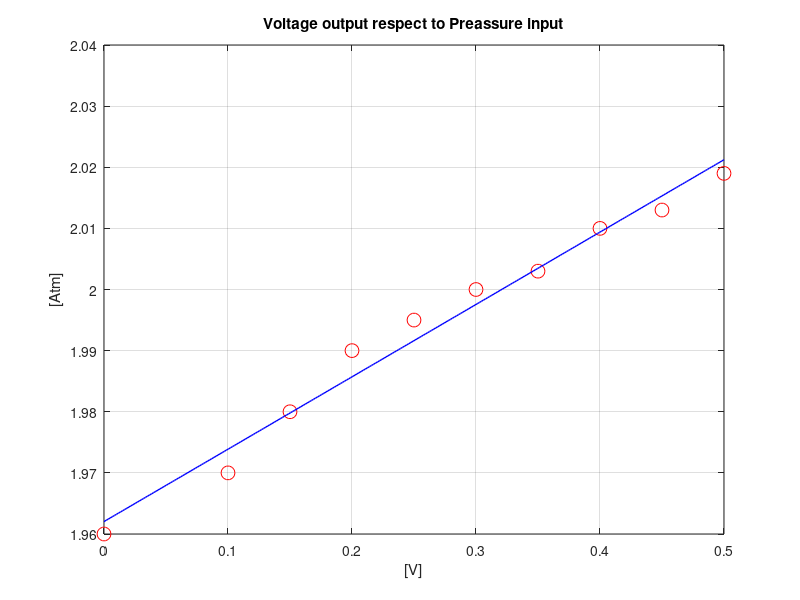

MATLAB code to generate this figure:
clear;
x = [ 0; 0.1;  0.15; 0.2; 0.25; 0.3; 0.35; 0.4; 0.45; 0.5];
y = [1.96; 1.97; 1.98; 1.99; 1.995; 2.00; 2.003; 2.01; 2.013; 2.019]

plot(x, y, 'ro', 'MarkerSize', 10);
grid on;
% Get the fit
coeffs = polyfit(x, y, 1);
% Get the x values for the fit at higher resolution.
xFit = linspace(x(1), x(end), 300);
% Get the estimated y values
yFit = polyval(coeffs, xFit);
% Plot them as a line.
hold on;
xlabel('[V]')
ylabel('[Atm]')
title('Voltage output respect to Preassure input')
plot(xFit, yFit, 'b-', 'LineWidth', 1);
